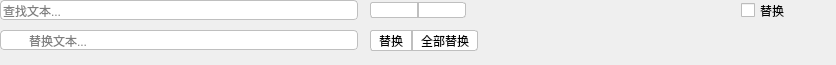
<?xml version="1.0" encoding="UTF-8"?>
<ui version="4.0">
 <class>QTextEditSearchWidget</class>
 <widget class="QWidget" name="QTextEditSearchWidget">
  <property name="geometry">
   <rect>
    <x>0</x>
    <y>0</y>
    <width>836</width>
    <height>65</height>
   </rect>
  </property>
  <property name="minimumSize">
   <size>
    <width>0</width>
    <height>0</height>
   </size>
  </property>
  <property name="autoFillBackground">
   <bool>true</bool>
  </property>
  <property name="styleSheet">
   <string notr="true">

QLineEdit#searchLineEdit {
  border-radius: 4px;
  border: 0.5px solid rgb(191, 191, 191);
  font-size: 12px;
  padding: 2 2 2 0;
  height: 14px;
}

QLineEdit#replaceLineEdit {
  border-radius: 4px;
  border: 0.5px solid rgb(191, 191, 191);
  font-size: 12px;
  padding: 2 2 2 26;
  height: 14px;
}

QPushButton#searchDownButton {
  background-color: #ffffff;
  border: 0.5px solid rgb(191, 191, 191);
  border-top-left-radius: 3px;
  border-bottom-left-radius: 3px;
}

QPushButton#searchUpButton {
  background-color: #ffffff;
  border: 0.5px solid rgb(191, 191, 191);
  border-top-right-radius: 3px;
  border-bottom-right-radius: 3px;
}

QPushButton#replaceButton {
  background-color: #ffffff;
  border: 0.5px solid rgb(191, 191, 191);
  border-top-left-radius: 3px;
  border-bottom-left-radius: 3px;
  font-size: 12px;
  padding: 2 8 2 8;
}

QPushButton#replaceAllButton {
  background-color: #ffffff;
  border: 0.5px solid rgb(191, 191, 191);
  border-top-right-radius: 3px;
  border-bottom-right-radius: 3px;
  font-size: 12px;
  padding: 2 8 2 8;
}

QPushButton#searchDownButton:pressed,
QPushButton#searchUpButton:pressed,
QPushButton#replaceButton:pressed,
QPushButton#replaceAllButton:pressed {
    background-color: qlineargradient(x1: 0, y1: 0, x2: 0, y2: 1,stop: 0 #dadbde, stop: 1 #f6f7fa);
}

</string>
  </property>
  <layout class="QGridLayout" name="gridLayout">
   <property name="leftMargin">
    <number>0</number>
   </property>
   <property name="topMargin">
    <number>0</number>
   </property>
   <property name="rightMargin">
    <number>0</number>
   </property>
   <property name="bottomMargin">
    <number>8</number>
   </property>
   <property name="horizontalSpacing">
    <number>0</number>
   </property>
   <property name="verticalSpacing">
    <number>4</number>
   </property>
   <item row="0" column="1">
    <widget class="QFrame" name="actionFrame">
     <property name="minimumSize">
      <size>
       <width>0</width>
       <height>21</height>
      </size>
     </property>
     <property name="maximumSize">
      <size>
       <width>16777215</width>
       <height>21</height>
      </size>
     </property>
     <layout class="QHBoxLayout" name="horizontalLayout_2">
      <property name="spacing">
       <number>0</number>
      </property>
      <property name="leftMargin">
       <number>12</number>
      </property>
      <property name="topMargin">
       <number>0</number>
      </property>
      <property name="rightMargin">
       <number>0</number>
      </property>
      <property name="bottomMargin">
       <number>0</number>
      </property>
      <item>
       <widget class="QPushButton" name="searchDownButton">
        <property name="minimumSize">
         <size>
          <width>48</width>
          <height>0</height>
         </size>
        </property>
        <property name="maximumSize">
         <size>
          <width>48</width>
          <height>16777215</height>
         </size>
        </property>
        <property name="toolTip">
         <string>search forward</string>
        </property>
        <property name="text">
         <string/>
        </property>
        <property name="icon">
         <iconset theme="go-bottom" resource="media.qrc">
          <normaloff>:/media/go-bottom.svg</normaloff>:/media/go-bottom.svg</iconset>
        </property>
        <property name="flat">
         <bool>true</bool>
        </property>
       </widget>
      </item>
      <item>
       <widget class="QPushButton" name="searchUpButton">
        <property name="minimumSize">
         <size>
          <width>48</width>
          <height>0</height>
         </size>
        </property>
        <property name="maximumSize">
         <size>
          <width>48</width>
          <height>16777215</height>
         </size>
        </property>
        <property name="toolTip">
         <string>search backward</string>
        </property>
        <property name="text">
         <string/>
        </property>
        <property name="icon">
         <iconset theme="go-top" resource="media.qrc">
          <normaloff>:/media/go-top.svg</normaloff>:/media/go-top.svg</iconset>
        </property>
        <property name="default">
         <bool>false</bool>
        </property>
        <property name="flat">
         <bool>true</bool>
        </property>
       </widget>
      </item>
      <item>
       <widget class="QWidget" name="widget" native="true"/>
      </item>
     </layout>
    </widget>
   </item>
   <item row="0" column="2">
    <widget class="QFrame" name="closeFrame">
     <property name="minimumSize">
      <size>
       <width>0</width>
       <height>21</height>
      </size>
     </property>
     <property name="maximumSize">
      <size>
       <width>16777215</width>
       <height>21</height>
      </size>
     </property>
     <layout class="QHBoxLayout" name="horizontalLayout_3">
      <property name="spacing">
       <number>-1</number>
      </property>
      <property name="leftMargin">
       <number>12</number>
      </property>
      <property name="topMargin">
       <number>0</number>
      </property>
      <property name="rightMargin">
       <number>0</number>
      </property>
      <property name="bottomMargin">
       <number>0</number>
      </property>
      <item>
       <spacer name="horizontalSpacer_2">
        <property name="orientation">
         <enum>Qt::Horizontal</enum>
        </property>
        <property name="sizeHint" stdset="0">
         <size>
          <width>218</width>
          <height>20</height>
         </size>
        </property>
       </spacer>
      </item>
      <item>
       <widget class="QCheckBox" name="replaceToggleCheckBox">
        <property name="text">
         <string>替换</string>
        </property>
       </widget>
      </item>
      <item>
       <widget class="QPushButton" name="closeButton">
        <property name="toolTip">
         <string>close search</string>
        </property>
        <property name="text">
         <string/>
        </property>
        <property name="icon">
         <iconset theme="window-close" resource="media.qrc">
          <normaloff>:/media/window-close.svg</normaloff>:/media/window-close.svg</iconset>
        </property>
        <property name="flat">
         <bool>true</bool>
        </property>
       </widget>
      </item>
     </layout>
    </widget>
   </item>
   <item row="1" column="1">
    <widget class="QFrame" name="buttonFrame">
     <property name="minimumSize">
      <size>
       <width>0</width>
       <height>21</height>
      </size>
     </property>
     <property name="maximumSize">
      <size>
       <width>16777215</width>
       <height>21</height>
      </size>
     </property>
     <property name="frameShape">
      <enum>QFrame::NoFrame</enum>
     </property>
     <layout class="QHBoxLayout" name="horizontalLayout">
      <property name="spacing">
       <number>0</number>
      </property>
      <property name="sizeConstraint">
       <enum>QLayout::SetDefaultConstraint</enum>
      </property>
      <property name="leftMargin">
       <number>12</number>
      </property>
      <property name="topMargin">
       <number>0</number>
      </property>
      <property name="rightMargin">
       <number>0</number>
      </property>
      <property name="bottomMargin">
       <number>0</number>
      </property>
      <item>
       <widget class="QPushButton" name="replaceButton">
        <property name="text">
         <string>替换</string>
        </property>
        <property name="flat">
         <bool>true</bool>
        </property>
       </widget>
      </item>
      <item>
       <widget class="QPushButton" name="replaceAllButton">
        <property name="text">
         <string>全部替换</string>
        </property>
        <property name="flat">
         <bool>true</bool>
        </property>
       </widget>
      </item>
     </layout>
    </widget>
   </item>
   <item row="1" column="2">
    <spacer name="verticalSpacer">
     <property name="orientation">
      <enum>Qt::Vertical</enum>
     </property>
     <property name="sizeHint" stdset="0">
      <size>
       <width>20</width>
       <height>25</height>
      </size>
     </property>
    </spacer>
   </item>
   <item row="0" column="0">
    <widget class="QFrame" name="searchFrame">
     <property name="minimumSize">
      <size>
       <width>0</width>
       <height>21</height>
      </size>
     </property>
     <property name="maximumSize">
      <size>
       <width>16777215</width>
       <height>21</height>
      </size>
     </property>
     <layout class="QHBoxLayout" name="horizontalLayout_4">
      <property name="spacing">
       <number>0</number>
      </property>
      <property name="leftMargin">
       <number>0</number>
      </property>
      <property name="topMargin">
       <number>0</number>
      </property>
      <property name="rightMargin">
       <number>0</number>
      </property>
      <property name="bottomMargin">
       <number>0</number>
      </property>
      <item>
       <widget class="QLineEdit" name="searchLineEdit">
        <property name="minimumSize">
         <size>
          <width>64</width>
          <height>0</height>
         </size>
        </property>
        <property name="maximumSize">
         <size>
          <width>16777215</width>
          <height>16777215</height>
         </size>
        </property>
        <property name="contextMenuPolicy">
         <enum>Qt::DefaultContextMenu</enum>
        </property>
        <property name="placeholderText">
         <string>查找文本...</string>
        </property>
       </widget>
      </item>
     </layout>
    </widget>
   </item>
   <item row="1" column="0">
    <widget class="QFrame" name="replaceFrame">
     <property name="minimumSize">
      <size>
       <width>0</width>
       <height>21</height>
      </size>
     </property>
     <property name="maximumSize">
      <size>
       <width>16777215</width>
       <height>21</height>
      </size>
     </property>
     <layout class="QVBoxLayout" name="verticalLayout_2">
      <property name="spacing">
       <number>0</number>
      </property>
      <property name="leftMargin">
       <number>0</number>
      </property>
      <property name="topMargin">
       <number>0</number>
      </property>
      <property name="rightMargin">
       <number>0</number>
      </property>
      <property name="bottomMargin">
       <number>0</number>
      </property>
      <item>
       <widget class="QLineEdit" name="replaceLineEdit">
        <property name="minimumSize">
         <size>
          <width>64</width>
          <height>0</height>
         </size>
        </property>
        <property name="maximumSize">
         <size>
          <width>16777215</width>
          <height>16777215</height>
         </size>
        </property>
        <property name="placeholderText">
         <string>替换文本...</string>
        </property>
       </widget>
      </item>
     </layout>
    </widget>
   </item>
  </layout>
 </widget>
 <tabstops>
  <tabstop>searchLineEdit</tabstop>
  <tabstop>replaceLineEdit</tabstop>
  <tabstop>replaceButton</tabstop>
  <tabstop>replaceAllButton</tabstop>
  <tabstop>searchDownButton</tabstop>
  <tabstop>searchUpButton</tabstop>
  <tabstop>closeButton</tabstop>
 </tabstops>
 <resources>
  <include location="media.qrc"/>
 </resources>
 <connections/>
</ui>
